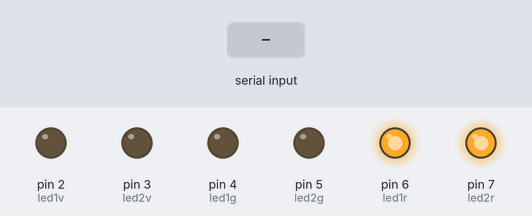
Recording of a sketch running on a simulated Arduino Uno, built with avr-gcc and run on an emulated ATmega328P. Shown: output pins drawn as LEDs (lit = HIGH). Inputs (shaded band) come from the test bench.

Above: at 1.2 s.
1.3 s: "N" received over Serial
At 3.1 s:
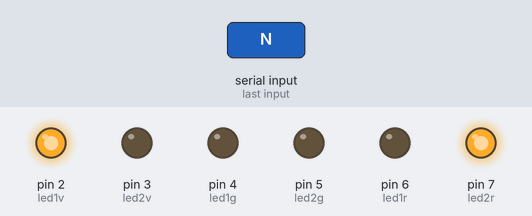
3.8 s: "E" received over Serial
At 4.2 s:
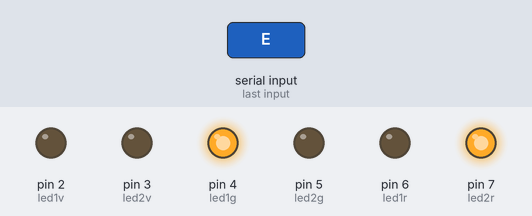
6.8 s: "N" received over Serial
At 9.6 s:
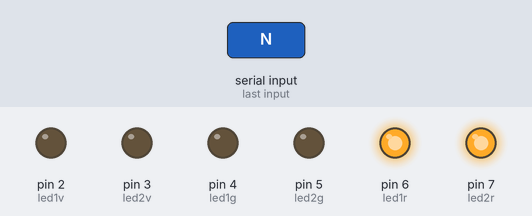
9.8 s: "B" received over Serial
At 10.6 s:
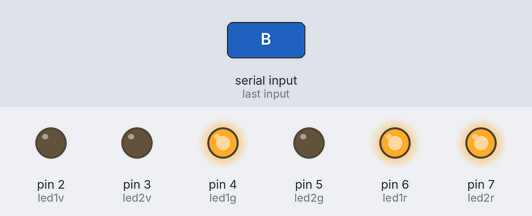
Timing chart, 0 to 12.8 s (numbered marks = the images above; inputs shaded):
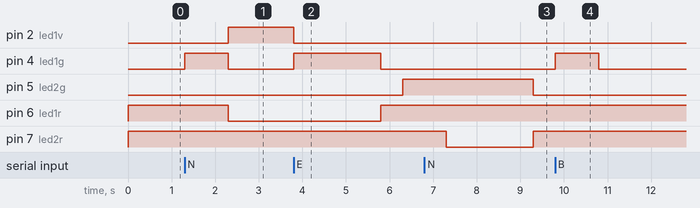

Measured:
- after the input at 1.3 s, pin 2 (led1v): LOW → HIGH after 1.0 s; pin 4 (led1g): LOW → HIGH at once, → LOW 1.0 s later; pin 6 (led1r): HIGH → LOW after 1.0 s
- after the input at 3.8 s, pin 2 (led1v): HIGH → LOW at once; pin 4 (led1g): LOW → HIGH at once, → LOW 2.0 s later; pin 5 (led2g): LOW → HIGH after 2.5 s; pin 6 (led1r): LOW → HIGH after 2.0 s
- after the input at 6.8 s, pin 3 (led2v): stays LOW (without the input it goes to HIGH after 0.50 s); pin 5 (led2g): HIGH → LOW after 2.5 s instead of 0.50 s
- after the input at 9.8 s, pin 2 (led1v): stays LOW (without the input it goes to HIGH after 1.0 s); pin 6 (led1r): stays HIGH (without the input it goes to LOW after 1.0 s)

The sketch:

Semafor.ino
```cpp
int led1v = 2;
int led1g = 4;
int led1r = 6;

int led2v = 3;
int led2g = 5;
int led2r = 7;


char stareCurenta = 'B';

void SetareBanda1(int stareRosu, int stareGalben, int stareVerde) {
  digitalWrite(led1r, stareRosu);
  digitalWrite(led1g, stareGalben);
  digitalWrite(led1v, stareVerde);
}

void SetareBanda2(int stareRosu, int stareGalben, int stareVerde) {
  digitalWrite(led2r, stareRosu);
  digitalWrite(led2g, stareGalben);
  digitalWrite(led2v, stareVerde);
}

void setup() {
  Serial.begin(9600);

  pinMode(led1v, OUTPUT); pinMode(led2v, OUTPUT);
  pinMode(led1g, OUTPUT); pinMode(led2g, OUTPUT);
  pinMode(led1r, OUTPUT); pinMode(led2r, OUTPUT);

  // Pornim pe modul SIGURANTA (Totul Rosu)
  SetareBanda1(HIGH, LOW, LOW);
  SetareBanda2(HIGH, LOW, LOW);
}

void loop() {
  if (Serial.available() > 0) {
    char comanda = Serial.read();

    // ---------------------------------------------------------
    // COMANDA 'N' -> BANDA 1 VERDE, BANDA 2 ROSU
    // ---------------------------------------------------------
    if (comanda == 'N' && stareCurenta != 'N') {

      // 1. Daca Banda 2 avea Verde, o oprim elegant
      if (stareCurenta == 'E') {
        SetareBanda2(LOW, HIGH, LOW); // Galben B2
        delay(2000);
        SetareBanda2(HIGH, LOW, LOW); // Rosu B2
        delay(500); // Pauza scurta de siguranta (toata lumea sta)
      }

      // 2. Ne asiguram ca B2 este inghetata pe Rosu
      SetareBanda2(HIGH, LOW, LOW);

      // 3. Pregatim Banda 1 pentru plecare (Rosu + Galben ca in realitate)
      SetareBanda1(HIGH, HIGH, LOW);
      delay(1000); // Asteptam 1 secunda

      // 4. Start curat pe Banda 1 (Verde)
      SetareBanda1(LOW, LOW, HIGH);
      stareCurenta = 'N';
    }

    // ---------------------------------------------------------
    // COMANDA 'E' -> BANDA 1 ROSU, BANDA 2 VERDE
    // ---------------------------------------------------------
    else if (comanda == 'E' && stareCurenta != 'E') {

      // 1. Daca Banda 1 avea Verde, o oprim elegant
      if (stareCurenta == 'N') {
        SetareBanda1(LOW, HIGH, LOW); // Galben B1
        delay(2000);
        SetareBanda1(HIGH, LOW, LOW); // Rosu B1
        delay(500);
      }

      // 2. Ne asiguram ca B1 este inghetata pe Rosu
      SetareBanda1(HIGH, LOW, LOW);

      // 3. Pregatim Banda 2 pentru plecare (Rosu + Galben)
      SetareBanda2(HIGH, HIGH, LOW);
      delay(1000);

      // 4. Start curat pe Banda 2 (Verde)
      SetareBanda2(LOW, LOW, HIGH);
      stareCurenta = 'E';
    }

    // ---------------------------------------------------------
    // COMANDA 'B' -> BLOCAJ URGENTA (AMBELE ROSU INSTANTANEU)
    // ---------------------------------------------------------
    else if (comanda == 'B' && stareCurenta != 'B') {

      // Trecere BRUSCA pe Rosu absolut pentru toata lumea, fara delay-uri
      SetareBanda1(HIGH, LOW, LOW);
      SetareBanda2(HIGH, LOW, LOW);

      stareCurenta = 'B';
    }
  }
}
```
